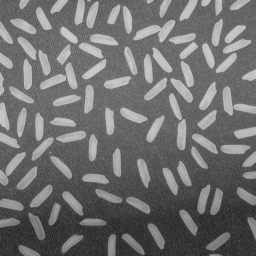
#> input picture assets/q9/rice_gaussian.png, 256 x 256 px
$ python q9_rice.py
#> lines starting #> are read from the running program, lines starting #| are printed output that depends on the picture; after the words box and inside, x2 and y2 are one past the last pixel; in counts of white or black regions, pixels touching at a corner belong together
from pathlib import Path
import argparse
import numpy as np
import cv2
import matplotlib.pyplot as plt


def ensure_dir(p: Path):
    p.mkdir(parents=True, exist_ok=True)


def imread_gray(path: Path) -> np.ndarray:
    img = cv2.imread(str(path), cv2.IMREAD_GRAYSCALE)
    if img is None:
        raise FileNotFoundError(path)
    return img


def save_img(path: Path, arr: np.ndarray):
    ensure_dir(path.parent)
    cv2.imwrite(str(path), arr)


def otsu_segment(denoised: np.ndarray) -> tuple[np.ndarray, float]:
    t, mask = cv2.threshold(
        denoised, 0, 255, cv2.THRESH_BINARY + cv2.THRESH_OTSU)
    return mask, t


def morph_clean(mask: np.ndarray) -> np.ndarray:
    k_open = cv2.getStructuringElement(cv2.MORPH_ELLIPSE, (3, 3))
    k_close = cv2.getStructuringElement(cv2.MORPH_ELLIPSE, (7, 7))
    opened = cv2.morphologyEx(mask, cv2.MORPH_OPEN, k_open, iterations=1)
    closed = cv2.morphologyEx(opened, cv2.MORPH_CLOSE, k_close, iterations=1)
    return closed


def count_components(bin_img: np.ndarray, min_area: int = 50):
    n, labels, stats, _ = cv2.connectedComponentsWithStats(
        bin_img, connectivity=8)
    keep = []
    for lab in range(1, n):
        if stats[lab, cv2.CC_STAT_AREA] >= min_area:
            keep.append(lab)
    return labels, stats, keep


def colorize_labels(labels: np.ndarray, keep: list[int]) -> np.ndarray:
    """Assign a distinct color to each kept component."""
    h, w = labels.shape
    out = np.zeros((h, w, 3), dtype=np.uint8)
    if not keep:
        return out
    # simple HSV wheel
    for i, lab in enumerate(keep):
        hue = int(179 * (i / max(1, len(keep))))
        col = cv2.cvtColor(
            np.uint8([[[hue, 200, 255]]]), cv2.COLOR_HSV2BGR)[0, 0]
        out[labels == lab] = col
    return out


def draw_boxes(gray: np.ndarray, stats: np.ndarray, valid_labels: list[int]) -> np.ndarray:
    vis = cv2.cvtColor(gray, cv2.COLOR_GRAY2BGR)
    for idx, lab in enumerate(valid_labels, start=1):
        x = stats[lab, cv2.CC_STAT_LEFT]
        y = stats[lab, cv2.CC_STAT_TOP]
        w = stats[lab, cv2.CC_STAT_WIDTH]
        h = stats[lab, cv2.CC_STAT_HEIGHT]
        cv2.rectangle(vis, (x, y), (x + w, y + h), (0, 255, 0), 1)
        # small id
        cv2.putText(vis, str(idx), (x, max(10, y - 2)),
                    cv2.FONT_HERSHEY_SIMPLEX, 0.35, (0, 255, 0), 1, cv2.LINE_AA)
    return vis


def pipeline(in_path: Path, out_dir: Path, mode: str):
    """
    mode: 'g' (Gaussian) uses GaussianBlur, 's' (Salt-Pepper) uses medianBlur.
    Returns dict with everything needed for the montage.
    """
    ensure_dir(out_dir)
    gray = imread_gray(in_path)
    save_img(out_dir / "00_input.png", gray)

# Gaussian noise → Gaussian blur; Salt-pepper → median filter
    if mode == "g":
        den = cv2.GaussianBlur(gray, (5, 5), 0)
    elif mode == "s":
        den = cv2.medianBlur(gray, 3)
    else:
        raise ValueError("mode must be 'g' or 's'")
    save_img(out_dir / "01_denoised.png", den)

    mask_otsu, T = otsu_segment(den)
    save_img(out_dir / "02_otsu.png", mask_otsu)

    mask_clean = morph_clean(mask_otsu)
    save_img(out_dir / "03_morph.png", mask_clean)

    labels, stats, keep = count_components(mask_clean, min_area=50)
    count = len(keep)

    color_map = colorize_labels(labels, keep)
    save_img(out_dir / "04_counted_color.png", color_map)

    # optional: also keep a box overlay
    overlay_boxes = draw_boxes(gray, stats, keep)
    save_img(out_dir / "04_overlay_boxes.png", overlay_boxes)

    areas = [int(stats[lab, cv2.CC_STAT_AREA]) for lab in keep]
    report = [
        f"Input: {in_path.name}",
        f"Mode: {'Gaussian' if mode == 'g' else 'Salt-Pepper'}",
        f"Otsu threshold: {T:.2f}",
        f"Min area kept: 50 px",
        f"Counted rice grains: {count}",
        f"Areas (px): {areas}",
    ]
    (out_dir / "count.txt").write_text("\n".join(report), encoding="utf-8")
    print("\n".join(report))

    return {
        "gray": gray,
        "den": den,
        "seg": mask_otsu,
        "count_color": color_map[:, :, ::-1],  # BGR→RGB for matplotlib
        "count": count,
    }


def make_montage(res_g, res_s, out_path: Path):
    ensure_dir(out_path.parent)
    fig, axes = plt.subplots(2, 4, figsize=(12, 6))
    titles = ["Original", "Denoised", "Segmented", "Counted"]

    # Row 1: Gaussian
    imgs_g = [res_g["gray"], res_g["den"], res_g["seg"], res_g["count_color"]]
    cmaps_g = ["gray", "gray", "gray", None]
    for j in range(4):
        ax = axes[0, j]
        if cmaps_g[j]:
            ax.imshow(imgs_g[j], cmap=cmaps_g[j])
        else:
            ax.imshow(imgs_g[j])
        ax.set_title(titles[j] if j < 3 else f"Counted: {res_g['count']}")
        ax.axis("off")

    # Row 2: Salt-Pepper
    imgs_s = [res_s["gray"], res_s["den"], res_s["seg"], res_s["count_color"]]
    cmaps_s = ["gray", "gray", "gray", None]
    for j in range(4):
        ax = axes[1, j]
        if cmaps_s[j]:
            ax.imshow(imgs_s[j], cmap=cmaps_s[j])
        else:
            ax.imshow(imgs_s[j])
        ax.set_title(titles[j] if j < 3 else f"Counted: {res_s['count']}")
        ax.axis("off")

    plt.tight_layout()
    fig.suptitle(
        "Q9 – Rice Grain Counting (Top: Gaussian, Bottom: Salt-Pepper)", y=1.02, fontsize=12)
    plt.savefig(out_path, dpi=200, bbox_inches="tight")
    plt.close(fig)
    print(f"Saved montage: {out_path}")


def main():
    ROOT = Path(__file__).resolve().parent
    parser = argparse.ArgumentParser(description="Q9 rice grain counting")
    parser.add_argument("--gauss", default=str(ROOT /
                        "assets/q9/rice_gaussian.png"))
    parser.add_argument("--salt",  default=str(ROOT /
                        "assets/q9/rice_saltpepper.png"))
    parser.add_argument("--out_g", default=str(ROOT / "outputs/q9/gaussian"))
    parser.add_argument("--out_s", default=str(ROOT /
                        "outputs/q9/salt-and-pepper/"))
    parser.add_argument("--montage", default=str(ROOT /
                        "outputs/q9/all.png"))
    args = parser.parse_args()

    res_g = pipeline(Path(args.gauss), Path(args.out_g), mode="g")
#> in imread_gray, img is the input picture: shape (256, 256); min 40, max 204, mean 111.2
#> in otsu_segment, `t, mask = cv2.threshold( denoised, 0, 255, cv2.THRESH_BINARY + cv2.THR..`:
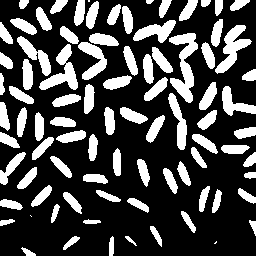
#> mask: shape (256, 256); 27.9% white; 87 white regions (3 under 20 px), largest, box (x1, y1, x2, y2) and area: (169, 33, 198, 103) 933, (215, 25, 252, 74) 702, (39, 44, 78, 90) 698
#> in otsu_segment, `t, mask = cv2.threshold( denoised, 0, 255, cv2.THRESH_BINARY + cv2.THR..`: t = 127
#> in morph_clean, `opened = cv2.morphologyEx(mask, cv2.MORPH_OPEN, k_open, iterations=1)`: opened: shape (256, 256); 27.8% white; 85 white regions, largest, box (x1, y1, x2, y2) and area: (169, 33, 198, 103) 930, (215, 25, 252, 74) 701, (78, 42, 107, 80) 510
#> in morph_clean, `closed = cv2.morphologyEx(opened, cv2.MORPH_CLOSE, k_close, iterations..`: closed: shape (256, 256); 29.7% white; 41 white regions, largest, box (x1, y1, x2, y2) and area: (103, 0, 252, 168) 6309, (0, 0, 119, 149) 4924, (31, 112, 98, 161) 1177
#> in count_components, `n, labels, stats, _ = cv2.connectedComponentsWithStats( bin_img, conne..`: labels: shape (256, 256) int32; 42 distinct labels, from 0 to 41
#> in count_components, `n, labels, stats, _ = cv2.connectedComponentsWithStats( bin_img, conne..`: n = 42; stats = 42 rows, first 6: [0, 0, 256, 256, 46044], [19, 0, 10, 9, 68], [0, 0, 119, 149, 4924], [74, 0, 25, 29, 514], [146, 0, 8, 4, 25], [159, 0, 13, 18, 141]
#> after the loop in count_components, `for lab in range(1, n):`: keep = 39 values from 1 to 41
#> in pipeline, `count = len(keep)`: count = 39
#> the loop in colorize_labels, `for i, lab in enumerate(keep):` made 39 passes
#> (lab, hue, col) on passes 1 to 12: (1, 0, [55, 55, 255]), (2, 4, [55, 82, 255]), (3, 9, [55, 115, 255]), (5, 13, [55, 142, 255]), (6, 18, [55, 175, 255]), (7, 22, [55, 202, 255]), (8, 27, [55, 235, 255]), (9, 32, [55, 255, 242]), (10, 36, [55, 255, 215]), (11, 41, [55, 255, 182]), (12, 45, [55, 255, 155]), (13, 50, [55, 255, 122])
#> the loop in draw_boxes, `for idx, lab in enumerate(valid_labels, start=1):` made 39 passes
#> (lab, x, y, w, h) on passes 1 to 12: (1, 19, 0, 10, 9), (2, 0, 0, 119, 149), (3, 74, 0, 25, 29), (5, 159, 0, 13, 18), (6, 103, 0, 149, 168), (7, 230, 0, 20, 11), (8, 0, 52, 13, 17), (9, 242, 69, 14, 12), (10, 197, 82, 59, 49), (11, 104, 107, 12, 28), (12, 118, 107, 30, 17), (13, 31, 112, 67, 49)
#> after the loop in draw_boxes, `for idx, lab in enumerate(valid_labels, start=1):`:
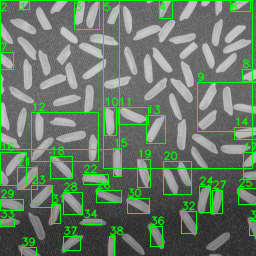
#> vis: shape (256, 256, 3); 10.84% of pixels changed, all inside (x1, y1, x2, y2) = (0, 0, 256, 256)
#> in pipeline, `areas = [int(stats[lab, cv2.CC_STAT_AREA]) for lab in keep]`: areas = 39 values, max 6309 at index 4, min 58 at index 34, mean 498.2
#| Input: rice_gaussian.png
#| Mode: Gaussian
#| Otsu threshold: 127.00
#| Min area kept: 50 px
#| Counted rice grains: 39
#| Areas (px): [68, 4924, 514, 141, 6309, 135, 143, 122, 989, 241, 266, 1177, 255, 191, 192, 309, 199, 197, 209, 429, 206, 184, 202, 161, 141, 138, 136, 184, 163, 152, 88, 128, 64, 63, 58, 104, 95, 88, 66]
#> res_g = 5 items
    res_s = pipeline(Path(args.salt),  Path(args.out_s), mode="s")
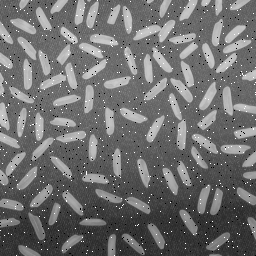
#> input picture assets/q9/rice_saltpepper.png, 256 x 256 px
#> in imread_gray, img is the input picture: shape (256, 256); min 0, max 255, mean 111.5
#> in otsu_segment (call 2), `t, mask = cv2.threshold( denoised, 0, 255, cv2.THRESH_BINARY + cv2.THR..`: mask: shape (256, 256); 25.4% white; 94 white regions (5 under 20 px), largest, box (x1, y1, x2, y2) and area: (170, 61, 194, 103) 450, (133, 20, 175, 42) 431, (40, 63, 78, 90) 419
#> in morph_clean (call 2), `closed = cv2.morphologyEx(opened, cv2.MORPH_CLOSE, k_close, iterations..`: closed: shape (256, 256); 27.1% white; 50 white regions (1 under 20 px), largest, box (x1, y1, x2, y2) and area: (107, 0, 251, 150) 4359, (0, 22, 118, 103) 2565, (32, 113, 98, 161) 1057
#> call 2 of count_components, with min_area = 50
#> in count_components (call 2), `n, labels, stats, _ = cv2.connectedComponentsWithStats( bin_img, conne..`:
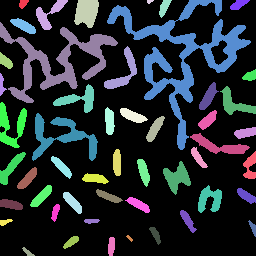
#> labels: shape (256, 256) int32; 51 distinct labels, from 0 to 50; one colour per label, 0 black
#> in count_components (call 2), `n, labels, stats, _ = cv2.connectedComponentsWithStats( bin_img, conne..`: n = 51; stats = 51 rows, first 6: [0, 0, 256, 256, 47791], [19, 0, 10, 9, 61], [36, 0, 32, 30, 340], [74, 0, 25, 28, 529], [147, 0, 7, 4, 19], [159, 0, 13, 18, 125]
#> after the loop in count_components (call 2), `for lab in range(1, n):`: keep = 47 values from 1 to 49
#> the loop in colorize_labels (call 2), `for i, lab in enumerate(keep):` made 47 passes
#> (lab, hue, col) on passes 1 to 12: (1, 0, [55, 55, 255]), (2, 3, [55, 75, 255]), (3, 7, [55, 102, 255]), (5, 11, [55, 128, 255]), (6, 15, [55, 155, 255]), (7, 19, [55, 182, 255]), (8, 22, [55, 202, 255]), (9, 26, [55, 228, 255]), (10, 30, [55, 255, 255]), (11, 34, [55, 255, 228]), (12, 38, [55, 255, 202]), (13, 41, [55, 255, 182])
#> after the loop in colorize_labels (call 2), `for i, lab in enumerate(keep):`:
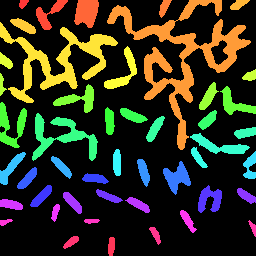
#> out: shape (256, 256, 3); mean of channels 0, 1, 2 30.6, 48.2, 47.6; drawn as B, G, R
#> the loop in draw_boxes (call 2), `for idx, lab in enumerate(valid_labels, start=1):` made 47 passes
#> (lab, x, y, w, h) on passes 1 to 12: (1, 19, 0, 10, 9), (2, 36, 0, 32, 30), (3, 74, 0, 25, 28), (5, 159, 0, 13, 18), (6, 107, 0, 144, 150), (7, 230, 0, 20, 10), (8, 10, 18, 26, 16), (9, 0, 22, 118, 81), (10, 104, 46, 33, 43), (11, 0, 52, 13, 17), (12, 242, 69, 14, 12), (13, 0, 73, 7, 23)
#> after the loop in draw_boxes (call 2), `for idx, lab in enumerate(valid_labels, start=1):`:
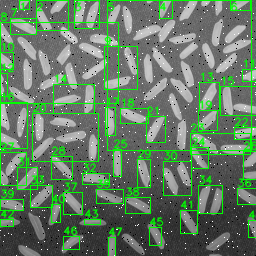
#> vis: shape (256, 256, 3); 13.07% of pixels changed, all inside (x1, y1, x2, y2) = (0, 0, 256, 256)
#> (printed output is left out)
#> res_s = 5 items
    make_montage(res_g, res_s, Path(args.montage))
#> in make_montage, `plt.savefig(out_path, dpi=200, bbox_inches="tight")`:
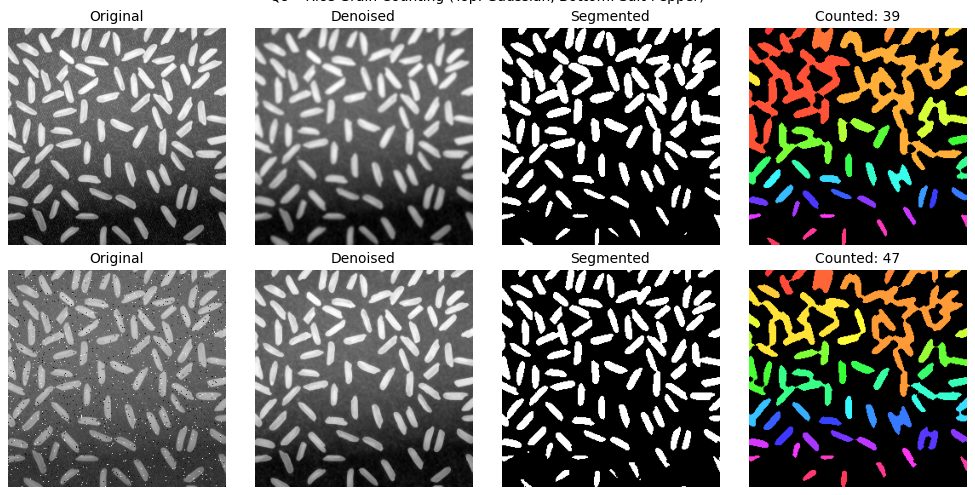
#> figure drawn by matplotlib, 8 panels


if __name__ == "__main__":
    main()
